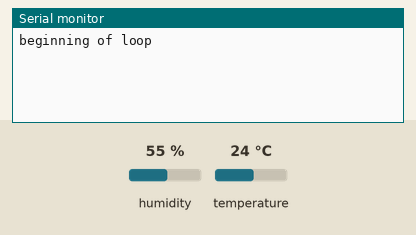
The sketch below on a simulated Arduino Uno, built with avr-gcc and run on an emulated ATmega328P. On the bench: the last lines printed to the serial monitor. The inputs (shaded band) are chosen by the test bench; at power-on: humidity 55 %, temperature 24 °C. WiFi joins after 1.5 s; servers stay silent unless stated.

Above: at 3.7 s.
3.8 s: humidity set to 22 %
At 12.69 s:
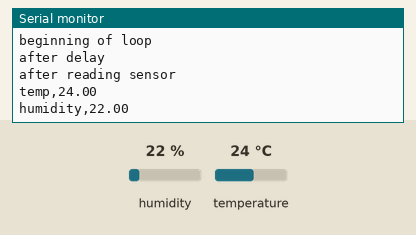
18.8 s: temperature set to 12 °C
At 23.4 s:
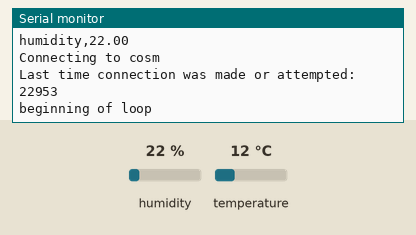
33.8 s: humidity set to 40 %
At 44.1 s:
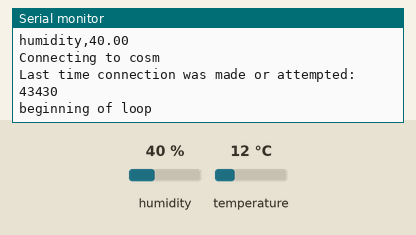
Timing chart, 0 to 45.6 s (numbered marks = the images above; inputs shaded):
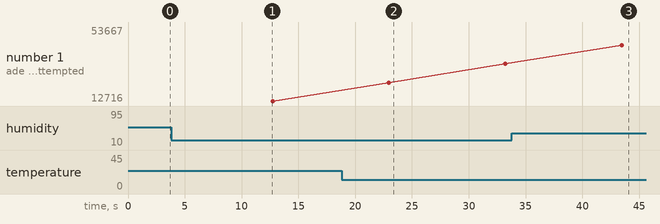

The sketch:

weather_station.ino
```cpp
/*
deathweasel@gmail.com
This is a web-based weather monitor sketch.
The idea is to check the weather locally every so often, then
send the data to my local webserver and post it.

For now this sends data to pachube.com.
I might have to pull data from pachube.com to place on
deathweasel.net.

*/

#include <DHT22.h>
#include <Ethernet.h>
#include <SPI.h>
#include <stdio.h>

#define PACHUBEKEY "redacted"
#define USERAGENT "Deathweasel's Weather Station Feed"
#define FEEDID "58534"

byte mac[] = {
  0x90, 0xA2, 0xDA, 0x00, 0xA2, 0x1F};

long lastConnectionTime = 0;
const int postingInterval = 10000; // Send data every 10 seconds

// DHT22 sensor is set up on digital pin 7.
DHT22 DHT22pin(7);
EthernetClient client;
char server[] = "api.cosm.com";

// Expect "real" values between -99 and 99.99, plus a newline. Obviously
// values for temp less than -40 are errors and values less than 0 for humidity
// are errors.

float humidity, temp;
String data;

void setup()
{
  Serial.begin(9600);
  // If Ethernet fails, then don't bother with the contents of
  // the loop() function.
  if (Ethernet.begin(mac) == 0){
     Serial.println("Failed to get IP via DHCP");
     for(;;)
      ;
  }
  delay(1000);
}

void loop()
{
    Serial.println("beginning of loop");
    DHT22_ERROR_t errorCode;
    delay(postingInterval);
    Serial.println("after delay");
    errorCode = DHT22pin.readData();
    Serial.println("after reading sensor");
    // These values are both out of sensor range.
    // I'll use these to log an error condition for now.
    temp = -99.0;
    humidity = -99.0;

    switch(errorCode)
    {
      case DHT_ERROR_NONE:
        temp = DHT22pin.getTemperatureC();
        humidity = DHT22pin.getHumidity();
        break;
       case DHT_ERROR_CHECKSUM:
        temp = DHT22pin.getTemperatureC();
        humidity = DHT22pin.getHumidity();
        Serial.print("check sum error ");
        break;
      case DHT_BUS_HUNG:
        Serial.println("BUS Hung");
        break;
      case DHT_ERROR_NOT_PRESENT:
        Serial.println("Not Present");
        break;
      case DHT_ERROR_ACK_TOO_LONG:
        Serial.println("ACK time out");
        break;
      case DHT_ERROR_SYNC_TIMEOUT:
        Serial.println("Sync Timeout ");
        break;
      case DHT_ERROR_DATA_TIMEOUT:
        Serial.println("Data Timeout ");
        break;
      case DHT_ERROR_TOOQUICK:
        Serial.println("Polled to quick ");
        break;
    }

    data = constructCsvString(temp, humidity);
    Serial.println(data);
    sendData(data);

    Serial.print("Last time connection was made or attempted: ");
    Serial.println(lastConnectionTime);

}

 String constructCsvString(float temp, float humidity)
 {
   char buf[7] = "      ";
   String csvString, dummyString;

   // Constructing a CSV inside a String object to make this
   // "easier". For each sensor variable, print the sensor id,
   // then convert the sensor float variable to a string,
   // trim the extra characters from it, then put it together.

   csvString = String("temp,");
   dtostrf(temp,4,2,buf);
   dummyString = String(buf);
   dummyString.trim();
   csvString = csvString + dummyString;

   csvString = csvString + "\nhumidity,";
   dtostrf(humidity,4,2,buf);
   dummyString = String(buf);
   dummyString.trim();
   csvString = csvString + dummyString;

   return csvString;
 }

 void sendData(String csvString)
 {

     if (client.connect(server,80)) {
         Serial.println("Connecting to cosm");

         client.print("PUT /v2/feeds/");
         client.print(FEEDID);
         client.println(".csv HTTP/1.1");
         client.println("Host: api.cosm.com");
         client.print("X-ApiKey: ");
         client.println(PACHUBEKEY);
         client.print("User-Agent: ");
         client.println(USERAGENT);

         // I get a 401 Authentication 401 Unauthorized response without this
         // Something tells me that's an issue that Cosm needs to hammer out.
         client.println("Authorization: Basic ZGVhdGh3ZWFzZWw6bmFuZHk4OA==");
         client.print("Content-Length: ");
         client.println(csvString.length());
         client.println("Content-Type: text/csv");
         client.println("Connection: close");


         client.println(csvString);
         client.stop();
     }
     else {
        Serial.println("Connection failed.");
        Serial.println("Disconnecting");
        client.stop();
     }
     lastConnectionTime = millis();

  }
```

Measured:
- after the input at 3.8 s, the serial monitor: prints a new line after 8.7 s (image 1)
- after the input at 18.8 s, the serial monitor: prints a new line after 4.0 s (image 2)
- after the input at 33.8 s, the serial monitor: prints a new line after 9.5 s (image 3)
